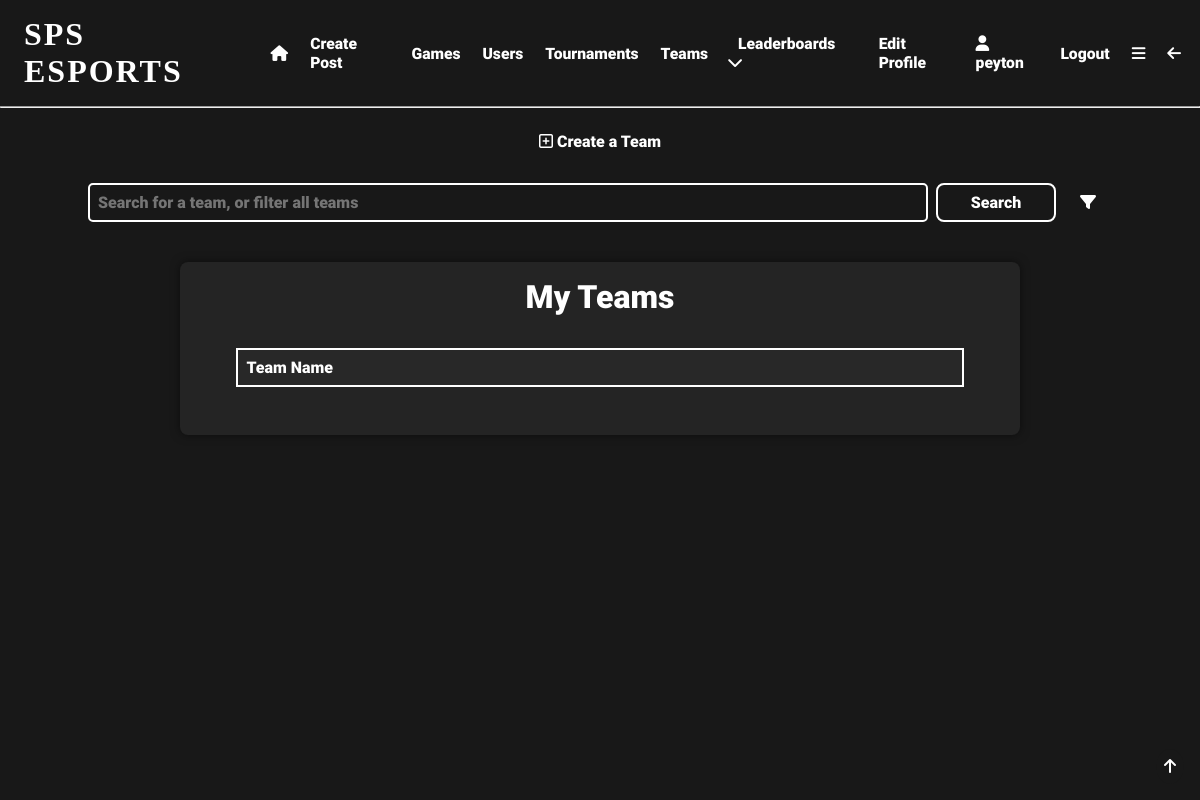
/team_search (signed in), run on an earlier commit of the app's database.
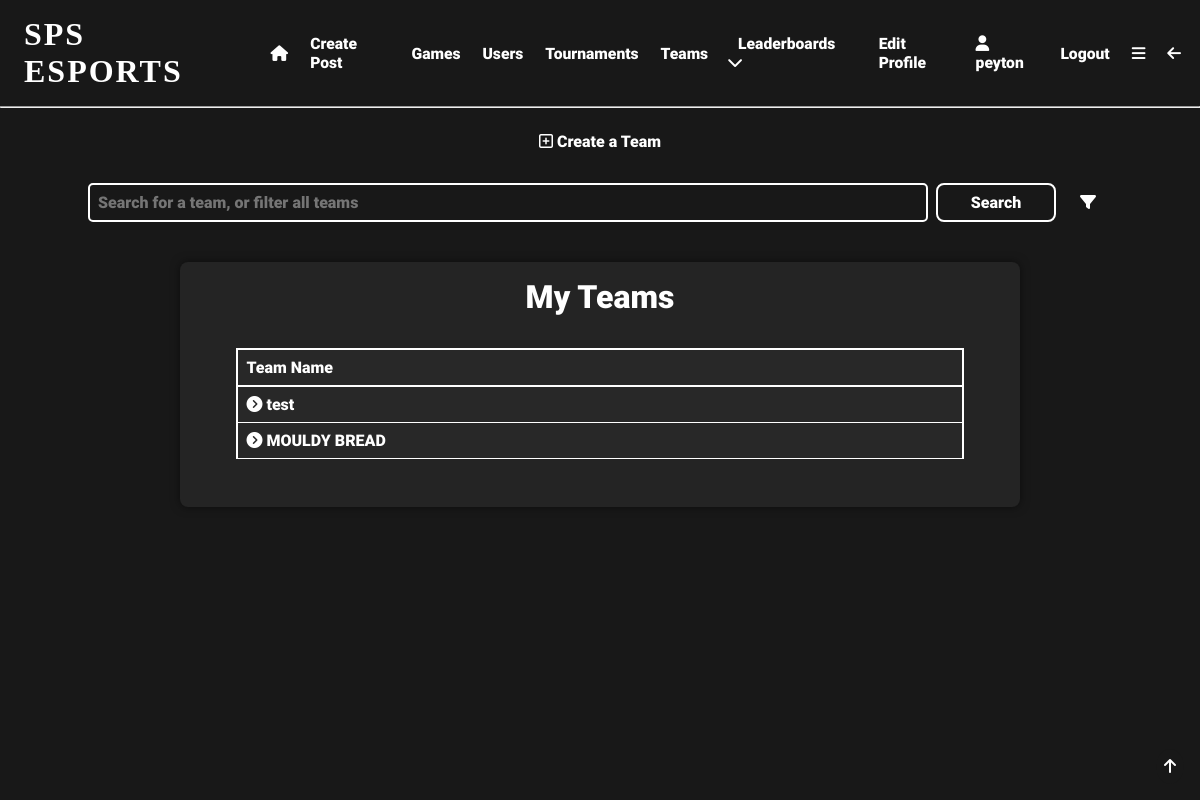
And on a later commit of the database.
### app/models.py (models this page shows, shortened)
class Teams(db.Model):
    team_id = db.Column(db.Integer, primary_key=True, index=True, unique=True, nullable=False)
    team_name = db.Column(db.String(64), index=True, unique=True)
    team_description = db.Column(db.String(140), default='New Team!!!')
    limit = db.Column(db.Integer, default=5)
    availability = db.Column(db.String(140), nullable=True)
    skill_level = db.Column(db.String(64), nullable=True)
    admin_id = db.Column(db.Integer, db.ForeignKey('user.user_id'), name='fk_admin_id')
    user = db.relationship('User', back_populates='teams')
    team_users = db.relationship('TeamUsers', back_populates='team')
    practises = db.relationship('Practises', back_populates='team')

### app/routes.py (the view)
@app.route('/team_search', methods=['GET', 'POST'])
@login_required
def team_search():
    form = TeamSearchForm()
    user = current_user
    user_teams = TeamUsers.query.filter_by(user_id=user.user_id).all()
    teams = []
    for user_team in user_teams:
        team = Teams.query.filter_by(team_id=user_team.team_id).first()
        teams.append(team)
    if form.validate_on_submit():
        if form.team_name.data == '':
            teams = Teams.query.all()
        else:
            teams = Teams.query.filter(Teams.team_name.contains(form.team_name.data)).all()
        skill_level = form.skill_level.data
        availability = form.availability.data
        if skill_level != 'Any Skill Level':
            filtered_teams = []
            for team in teams:
                if team.skill_level == skill_level:
                    filtered_teams.append(team)
            teams = filtered_teams
        if availability != 'Any Availability':
            filtered_teams = []
            for team in teams:
                if team.availability == availability:
                    filtered_teams.append(team)
            teams = filtered_teams
        if form.limit.data != None:
            filtered_teams = []
            for team in teams:
                if team.limit >= form.limit.data:
                    filtered_teams.append(team)
            teams = filtered_teams
        if teams is None:
            flash('No results found. Please try again.')
            return render_template('search_teams.html', title="Search Teams", form=form)
        else:
            final_teams = []
            for team in teams:
                member_number = TeamUsers.query.filter_by(team_id=team.team_id).count()
                capacity = team.limit
                final_teams.append((team, member_number, capacity))
            return render_template('team_results.html', teams=teams, final_teams=final_teams, title="Team Results")
    else:
        print(form.errors)
    return render_template('team_search.html', title="Search Teams", form=form, teams=teams)

### app/forms.py
class TeamSearchForm(FlaskForm):
    team_name = StringField('Team Name')
    skill_level = SelectField('Skill Level', choices=TEAM_SKILL_CHOICES)
    availability = SelectField('Availability', choices=TEAM_AVAILABLE_CHOICES)
    limit = IntegerField('Limit', validators=[optional()])
    submit = SubmitField('Search')

### app/models.py (called while the page is built)
@login.user_loader
def load_user(user_id):
    return User.query.get(int(user_id))  # returns the user id as an integer

### app/templates/team_search.html (shortened to what this page needs)
{% extends 'base.html' %}
{% block content %}
<div class="centre">
    <a href="{{url_for('create_team')}}"><i class="fa-regular fa-square-plus"></i>   Create a Team</a>
</div>
<form action="{{ url_for('team_search') }}" method="post">
    <div class="search-bar">
        <input type="text" name="team_name" id="team_name" placeholder="Search for a team, or filter all teams">
        <input type="submit" value="Search">
        <a href="javascript:showFilters()"><i class="fa-solid fa-filter"></i></a>
    </div>
</form>
<div class="centre">
    <div class="gen-container">
        <h1>My Teams</h1>
        <div class="results">
            <table>
                <tr>
                    <th>Team Name</th>
                </tr>
                {% for team in teams %}
                <tr>
                    <td><a href="{{url_for('team', team_id=team.team_id)}}"><i class="fa-solid fa-circle-chevron-right"></i> {{ team.team_name }}</a></td>
                </tr>
                {% endfor %}
            </table>
        </div>
    </div>
</div>
{% endblock %}

What changed in the data, as far as the page shows it:
added Teams: team_name "test"
added Teams: team_name "MOULDY BREAD"
